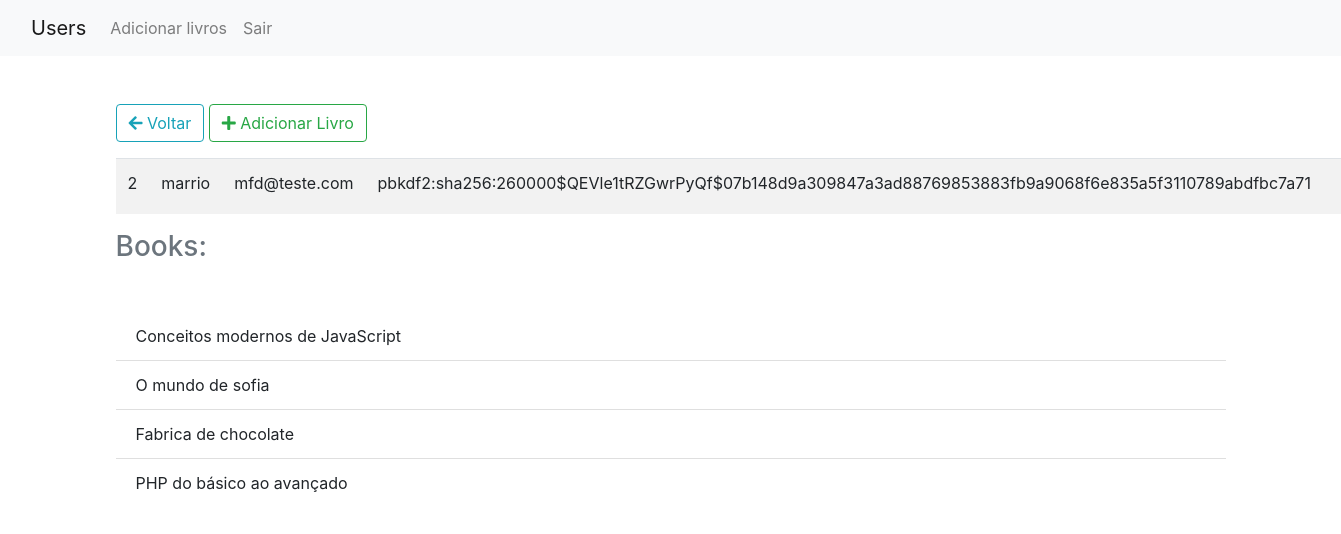
The app's page /user/2 (signed in) with its own data.
### app/models.py (models this page shows, shortened)
class User(db.Model, UserMixin):
    __tablename__ = "users"
    id = db.Column(db.Integer, primary_key=True)
    name = db.Column(db.String(84),nullable=False)
    email = db.Column(db.String(84),nullable=False, unique=True, index=True)
    password = db.Column(db.String(255),nullable=False)
    profile = db.relationship('Profile', backref='user',uselist=False)
    books = db.relationship('Book',secondary=books_in_users, lazy=True,backref=db.backref('users'))

class Book(db.Model):
    __tablename__ = "books"
    id = db.Column(db.Integer, primary_key=True)
    name = db.Column(db.String(125),nullable=False)

### app/user/views.py (the view)
@user.route("/user/<int:id>")
@login_required
def unique(id):
    user = User.query.get(id)
    return render_template("user.html",user=user)

### app/models.py (called while the page is built)
@login_manager.user_loader
def current_user(user_id):
    return User.query.get(user_id)

### app/templates/user.html (shortened to what this page needs)
{%extends 'base.html'%}
{%block content%}
<div class="mt-5">
    <a href="{{url_for('user.index')}}" class="btn btn-outline-info"><i class="fas fa-arrow-left"></i>  Voltar</a>
    <a href="{{url_for('book.user_add_book', id=user.id)}}" class="btn btn-outline-success"><i class="fas fa-plus"></i>  Adicionar Livro</a>
    <table class="table - table-striped mt-3">
        <tbody>
            <tr>
                <td>
                    {{user.id}}
                </td>
                <td>
                    {{user.name}}
                </td>
                <td>
                    {{user.email}}
                </td>
                <td>
                    {{user.password}}
                </td>
                <td>
                </td>
            </tr>
        </tbody>
    </table>
    <h3 class="text-muted">Books:</h3>
    <ul class="list-group list-group-flush mt-5">
        {%for book in user.books %}
        <li class="list-group-item">
            {{book.name}}
        </li>
        {%endfor%}
    </ul>
</div>
{%endblock%}

### app/templates/base.html (shortened to what this page needs)
<!doctype html>
<html lang="pt-br">
  <head>
    <link rel="stylesheet" href="https://pro.fontawesome.com/releases/v5.10.0/css/all.css"/>
    {%block styles%}
      {{bootstrap.load_css()}}
    {%endblock%}
  </head>
  <body>
        {%include 'nav.html'%}
        <div class="container">
            {% block content%}{%endblock%}
        </div>
  </body>
</html>

### app/templates/nav.html (shortened to what this page needs)
<nav class="navbar navbar-expand-lg navbar-light bg-light">
    <div class="container-fluid">
        <a class="navbar-brand" href="{{url_for('user.index')}}">Users</a>
        <div class="collapse navbar-collapse" id="navbarNav">
        <ul class="navbar-nav">
            {% if not current_user.is_authenticated %}
                <li class="nav-item">
                    <a class="nav-link" href="{{url_for('auth.register')}}">Registrar</a>
                </li>
                <li class="nav-item">
                    <a class="nav-link" href="{{url_for('auth.login')}}">Login</a>
                </li>
            {% else %}
                <li class="nav-item">
                <a class="nav-link" href="{{url_for('book.book_add')}}">Adicionar livros</a>
                </li>
                <li class="nav-item">
                <a class="nav-link" href="{{url_for('auth.logout')}}">Sair</a>
                </li>
            {% endif %}
        </ul>
        </div>
    </div>
</nav>

### records on screen
User: id "2", name "marrio", email "mfd@teste.com", password "pbkdf2:sha256:260000$QEVle1tRZGwrPyQf$07b148d9a309847a3ad88769853883fb9a9068f6e835a5f3110789abdfbc7a71"
Book: name "Conceitos modernos de JavaScript"
Book: name "O mundo de sofia"
Book: name "Fabrica de chocolate"
Book: name "PHP do básico ao avançado"
